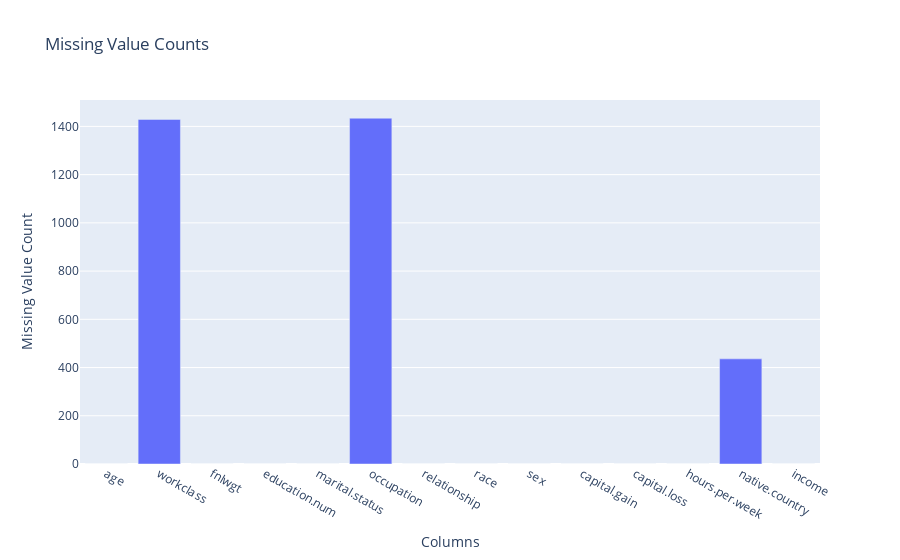

Source (notebook cell):
### Code cell
missing_counts = df.isnull().sum()
fig = go.Figure(data=[go.Bar(x=missing_counts.index, y=missing_counts.values)])
fig.update_layout(title_text='Missing Value Counts',
                  xaxis_title='Columns',
                  yaxis_title='Missing Value Count')
fig.show()

### Figure 1 — Plotly figure (JSON) as saved in the notebook; plotly's stock layout.template omitted (floating-point values rounded to 4 significant figures)
{"data": [{"x": ["age", "workclass", "fnlwgt", "education.num", "marital.status", "occupation", "relationship", "race", "sex", "capital.gain", "capital.loss", "hours.per.week", "native.country", "income"], "y": [0, 1429, 0, 0, 0, 1434, 0, 0, 0, 0, 0, 0, 436, 0], "type": "bar"}], "layout": {"title": {"text": "Missing Value Counts"}, "xaxis": {"title": {"text": "Columns"}, "type": "category", "range": [-0.5, 13.5], "autorange": true}, "yaxis": {"title": {"text": "Missing Value Count"}, "type": "linear", "range": [0, 1509.0], "autorange": true}, "autosize": true}}
